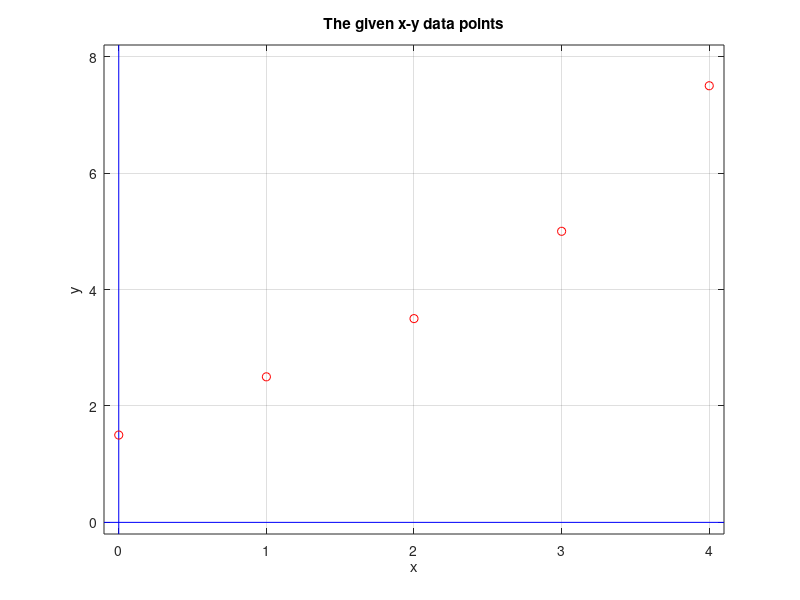
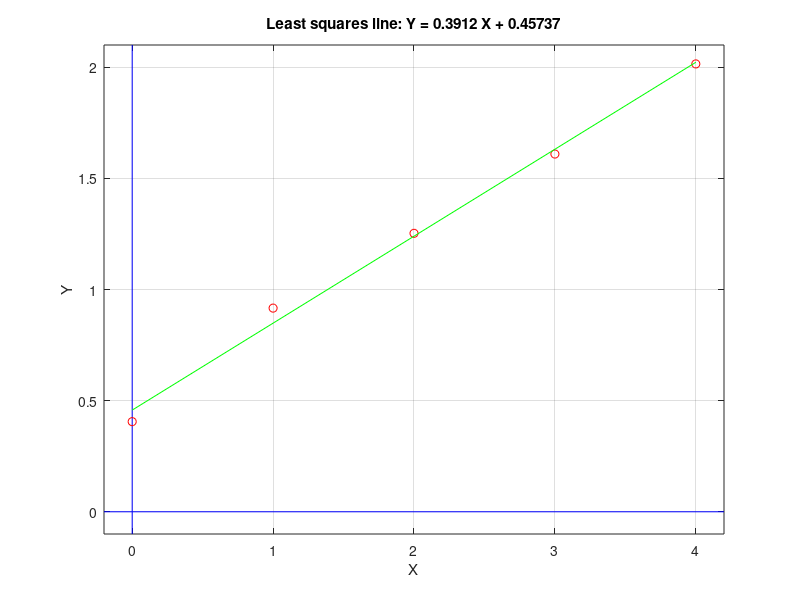
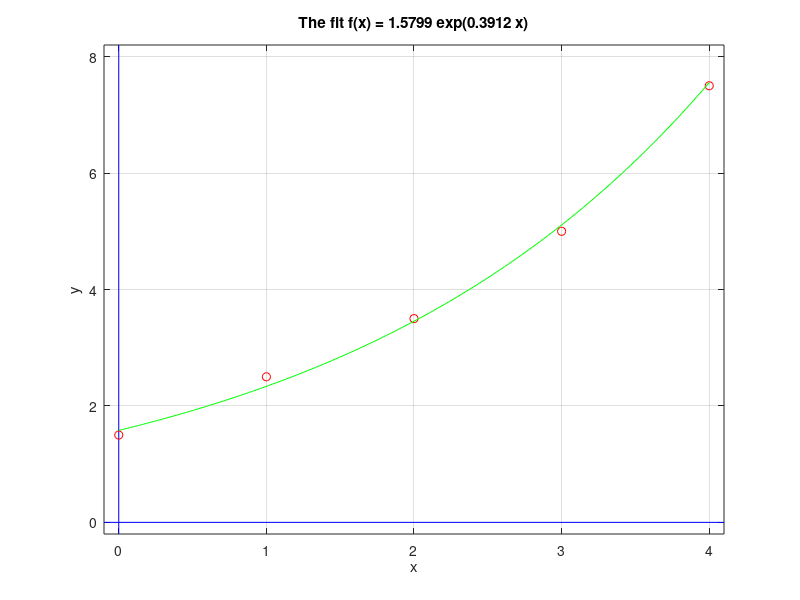

Write the MATLAB code that produced these figures, in order.
echo on; clc;
%---------------------------------------------------------------------------
%A5_3A   MATLAB script file for implementing Algorithm 5.3
%
% NUMERICAL METHODS: MATLAB Programs, (c) John H. Mathews 1995
% To accompany the text:
% NUMERICAL METHODS for Mathematics, Science and Engineering, 2nd Ed, 1992
% Prentice Hall, Englewood Cliffs, New Jersey, 07632, U.S.A.
% Prentice Hall, Inc.; USA, Canada, Mexico ISBN 0-13-624990-6
% Prentice Hall, International Editions:   ISBN 0-13-625047-5
% This free software is compliments of the author.
% E-mail address:      in%"mathews@fullerton.edu"
%
% Algorithm 5.3 (Non-linear Curve Fitting).
% A detailed look at the exponential curve fit.
% Section	5.2, Curve Fitting, Page 280
%---------------------------------------------------------------------------

clc; clear all; format short;

% - - - - - - - - - - - - - - - - - - - - - - - - - - - - - - - -
%
% This program performs exponential curve fitting,
%
% by using the method of data linearization. Given a set
%
% of data points { (x , y ), (x , y ) ,..., (x , y ) },
%                    1   1     2   2          n   n
%
% The abscissas and ordinates are stored in X and Y, respectively.
%
% X = [x , x  ,..., x ];  Y = [y , y  ,..., y ];
%       1   2        n          1   2        n

pause % Press any key to continue.

clc;

% - - - - - - - - - - - - - - - - - - - - - - - - - - - - - - -
%
% Example 5.4, page 269  Find the least squares exponential fit.
%
% Enter the abscissas for the points in  X.
%
% Enter the ordinates for the points in  Y.

X = [0    1    2    3    4];
Y = [1.5  2.5  3.5  5.0  7.5];

pause % Press any key to graph data points.

clc; figure(1); clf;

%~~~~~~~~~~~~~~~~~~~~~~~
% Begin graphics section
%~~~~~~~~~~~~~~~~~~~~~~~
a = -0.1;
b =  4.1;
c = -0.2;
d =  8.2;
whitebg('w');
plot([a b],[0 0],'b',[0 0],[c d],'b');
axis([a b c d]);
axis(axis);
hold on;
plot(X,Y,'or');
xlabel('x');
ylabel('y');
title('The given x-y data points');
grid;
hold off;
figure(gcf); pause % Press any key to continue.


points = [X;Y];

clc; format short;
%............................................
% Begin section to print the results.
% Diary commands are included which write all
% the results to the Matlab textfile   output
%............................................
clc,echo off,diary output,disp('The given x-y points:'),...
disp('      x         y'),disp(points'),diary off,echo on
pause % Press any key to "linearize" the data points.

clc;

% ~ ~ ~ ~ ~ ~ ~ ~ ~ ~ ~ ~
% Prepare graphics arrays
% ~ ~ ~ ~ ~ ~ ~ ~ ~ ~ ~ ~
XT  = X;
YT  = log(Y);
Ya = 1;
p = polyfit(XT,YT,1);
A = p(1);
B = p(2);
Xs = [min(X) max(X)];
Ys = polyval(p,Xs);

clc; figure(2); clf;

%~~~~~~~~~~~~~~~~~~~~~~~
% Begin graphics section
%~~~~~~~~~~~~~~~~~~~~~~~
a = -0.2;
b =  4.2;
c = -0.1;
d =  2.1;
whitebg('w');
plot([a b],[0 0],'b',[0 0],[c d],'b');
axis([a b c d]);
axis(axis);
hold on;
plot(XT,YT,'or',Xs,Ys,'-g');
xlabel('X');
ylabel('Y');
Mx1 = 'Least squares line: Y = ';
Mx2 = [Mx1,num2str(A),' X'];
if B > 0,
  Mx2 = [Mx2,' + ',num2str(B)];
else
  Mx2 = [Mx2,' - ',num2str(abs(B))];
end;
title(Mx2);
grid;
hold off;
figure(gcf); pause % Press any key to continue.

points = [XT;YT];

clc; format short;
%............................................
% Begin section to print the results.
% Diary commands are included which write all
% the results to the Matlab textfile   output
%............................................
Mx1 = 'The transformed points in the X-Y plane.';
Mx3 = '      X         Y';
clc,echo off,diary output,...
disp(''),disp(Mx1),disp(Mx2),...
disp(Mx3),disp(points'),diary off, echo on
pause	% Press any key to fit y = C exp(Ax).

clc;

% ~ ~ ~ ~ ~ ~ ~ ~ ~ ~ ~ ~
% Prepare graphics arrays
% ~ ~ ~ ~ ~ ~ ~ ~ ~ ~ ~ ~
A = p(1);
B = p(2);
C = exp(B);
h = (max(X)-min(X))/150;
Xs = min(X):h:max(X);
Ys = C*exp(A*Xs);

clc; figure(3); clf;

%~~~~~~~~~~~~~~~~~~~~~~~
% Begin graphics section
%~~~~~~~~~~~~~~~~~~~~~~~
a = -0.1;
b =  4.1;
c = -0.2;
d =  8.2;
whitebg('w');
plot([a b],[0 0],'b',[0 0],[c d],'b');
axis([a b c d]);
axis(axis);
hold on;
plot(X,Y,'or',Xs,Ys,'-g');
xlabel('x');
ylabel('y');
Mx1 = 'The fit f(x) = ';
Mx2 = [Mx1,num2str(C),' exp(',num2str(A),' x)'];
title(Mx2);
grid;
hold off;
figure(gcf); pause % Press any key to continue.

% .. .. .. .. .. 
% Prepare results
% .. .. .. .. .. 
points = [X;Y;C*exp(A*X);Y-C.*exp(A*X)]';

clc;
%............................................
% Begin section to print the results.
% Diary commands are included which write all
% the results to the Matlab textfile   output
%............................................
Mx3='    x(k)      y(k)      f(x(k))   error';
clc,echo off,diary output,disp(''),disp(Mx2),...
disp(Mx3),disp(points),diary off,echo on
